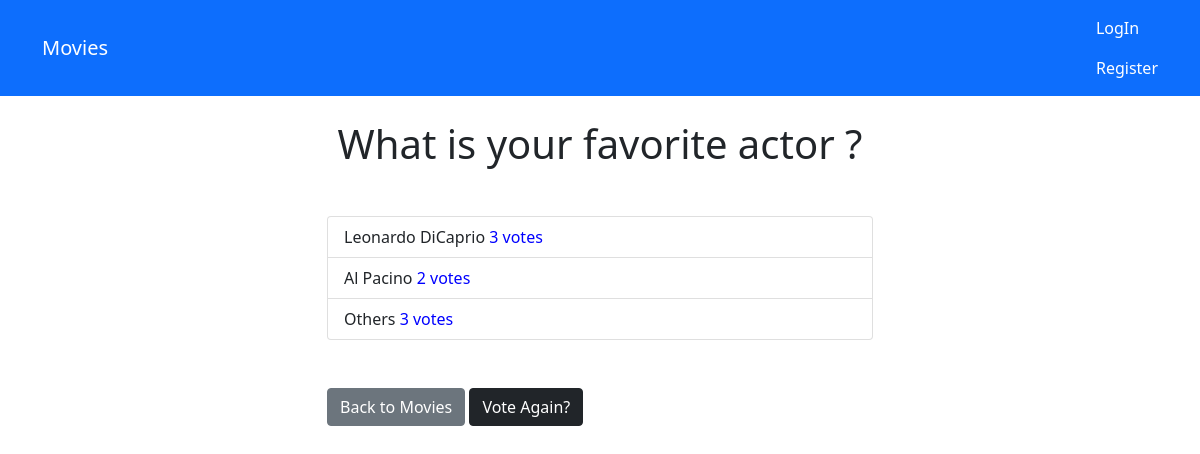
/movies/3/results/, run on the app's committed database.
### movies/models.py (models this page shows, shortened)
class Question(models.Model):
    question_text = models.CharField(default='', max_length=200)

class Choice(models.Model):
    question = models.ForeignKey(Question, on_delete=models.CASCADE)
    choice_text = models.CharField(max_length=200)
    votes = models.IntegerField(default=0)

### movies/views.py (the view)
# urls.py: path('<int:question_id>/results/', views.results, name='results'),
def results(request, question_id):
    question = get_object_or_404(Question,pk=question_id)
    return render(request, 'movies/results.html', { 'question': question })

### templates/movies/results.html
{% extends 'base.html' %}
{% block content %}
<h1 class="mb-5 text-center">{{ question.question_text }}</h1>
<ul class="list-group mb-5">
    {% for choice in question.choice_set.all %}
    <li class="list-group-item">
        {{ choice.choice_text }} <span style="color:blue">
        {{ choice.votes }} vote{{ choice.votes | pluralize }}
    </span>
    </li>
    {% endfor %}
</ul>
<a class="btn btn-secondary" href="{% url 'movies:index' %}">Back to Movies</a>
<a class="btn btn-dark" href="{% url 'movies:detail' question.id %}">Vote Again?</a>
{% endblock %}

### data on the page
Question: question_text "What is your favorite actor ?"
Choice: choice_text "Leonardo DiCaprio", votes "3", votes|pluralize "s"
Choice: choice_text "Al Pacino", votes "2", votes|pluralize "s"
Choice: choice_text "Others", votes "3", votes|pluralize "s"
